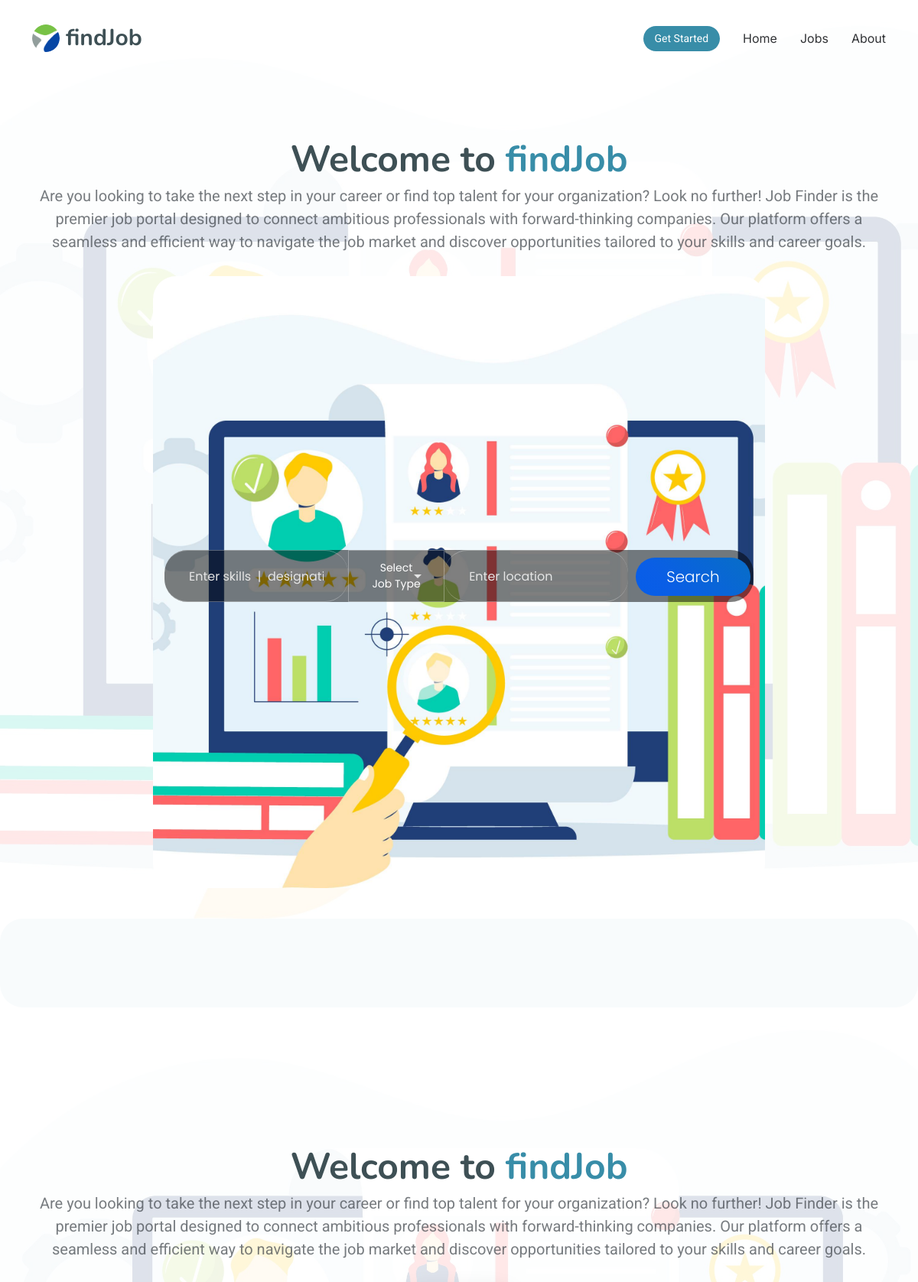
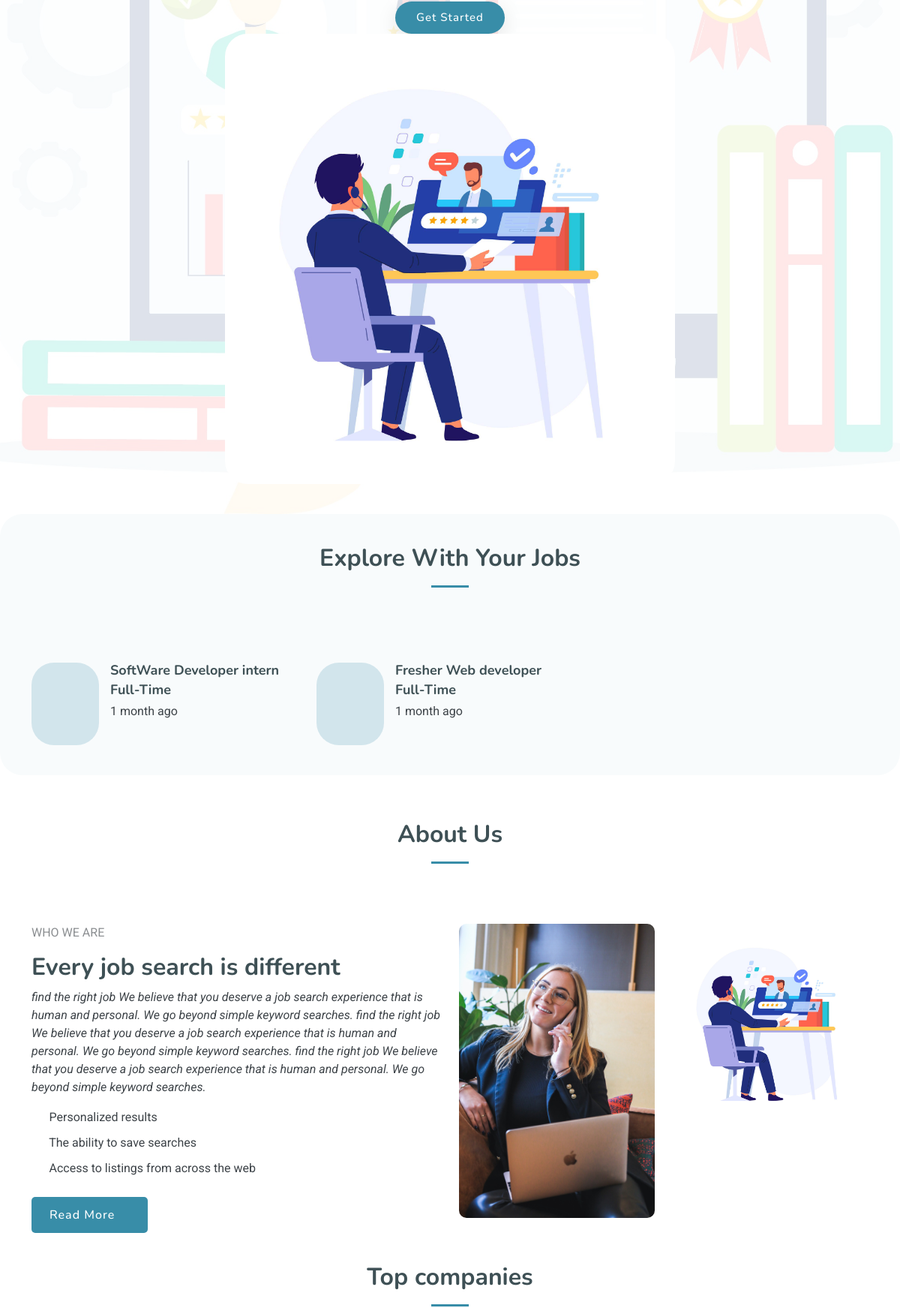
The page / (upper part) on the database its author committed (2 pictures, top to bottom).
### admincontrol/models.py (models this page shows, shortened)
class Head(models.Model):
    name = models.ManyToManyField(Menu,related_name='head_set')
    title = models.CharField(max_length=20,blank=True,null=True)
    logo_img = models.ImageField(upload_to='Header/',blank=True,null=True)
    updated_at = models.DateTimeField(auto_now=True)

class Menu(models.Model):
    menu_item = models.CharField(max_length=50,blank=True,null=True)
    menu_url = models.CharField(max_length=200,default='')
    updated_at = models.DateTimeField(auto_now=True)

class Section1(models.Model):
    description =models.TextField()
    img = models.ImageField(upload_to='Header/',blank=True,null=True)
    updated_at = models.DateTimeField(auto_now=True)

class Aboutus(models.Model):
    img= models.ManyToManyField(AddImg)
    title =models.CharField(max_length=200,blank=True,null=True)
    description =models.TextField()
    element1 = models.CharField(max_length=200,blank=True,null=True)
    element2 = models.CharField(max_length=200,blank=True,null=True)
    element3 = models.CharField(max_length=200,blank=True,null=True)
    updated_at = models.DateTimeField(auto_now=True)

class AddImg(models.Model):
    About_img = models.ImageField(upload_to='About/',blank=True,null=True)
    updated_at = models.DateTimeField(auto_now=True)

### Job/models.py (models this page shows, shortened)
class JobPost(models.Model):
    EXPERIENCE_CHOICES = [
        ('0-1', '0-1 years'),
        ('1-3', '1-3 years'),
        ('3-5', '3-5 years'),
        ('5-10', '5-10 years'),
        ('10+', '10+ years'),
    ]
    JOB_TYPE_CHOICES = [
        ('Full-Time', 'Full-Time'),
        ('Part-Time', 'Part-Time'),
        ('Internship', 'Internship'),
    ]
    user=models.ForeignKey(User,on_delete=models.CASCADE)
    company=models.ForeignKey(Company,on_delete=models.CASCADE,default='Select Your Company')
    skills = models.ManyToManyField(Skills_job, blank=True)
    title=models.CharField(max_length=255,blank=True, null=True)
    education=models.ForeignKey(Education,on_delete=models.CASCADE, default='Highest Qualification')
    salary=models.ForeignKey(SalaryRange,on_delete=models.CASCADE, default='10000-20000')
    overview =models.TextField(max_length=255,blank=True,null=True)
    location=models.CharField(max_length=255,blank=True,null=True)
    job_type =models.CharField(max_length=10,choices=JOB_TYPE_CHOICES,null=True, default='Full-Time')
    experience= models.CharField(max_length=5,choices=EXPERIENCE_CHOICES,null=True)
    is_active= models.BooleanField(default=True)
    timestamp=models.DateTimeField(auto_now_add=True)

### UserApplicant/views.py (the view)
# urls.py: path('', IndexView.as_view(), name='index'),
class IndexView(ListView):
    model = JobPost
    template_name = "admin/index.html"
    context_object_name = 'jobs'
    def get_queryset(self):
        return JobPost.objects.filter(selectedjob__isnull=False).distinct()
    def get_context_data(self, **kwargs):
            context = super().get_context_data(**kwargs)
            head = Head.objects.order_by('-updated_at').first()
            if head:
                context['head'] = {
                    'logo_img': head.logo_img.url,
                    'title': head.title
                }
                context['menu_items'] = head.name.all()
            section = Section1.objects.order_by('-updated_at').first()
            if section:
                context['section'] = {
                    'img': section.img.url,
                    'description': section.description
                }
            about = Aboutus.objects.order_by('-updated_at').first()
            if about:
                context['about'] = {
                    'title': about.title,
                    'description': about.description,
                    'element1': about.element1,
                    'element2': about.element2,
                    'element3': about.element3,
                }
                context['about_img'] = about.img.all()
            checklogo = Companylogo.objects.order_by('-updated_at')
            if checklogo.exists():
                context['checklogo'] =[]
                print(checklogo)
                for check in checklogo:
                    context['checklogo'].append(
                        {
                    'logo': check.logo.url,
                    'logo_name': check.logo_name,
                         }
                      )
            Feature = FeaturesTab1.objects.order_by('-updated_at').first()
            if Feature:
                context['Feature'] = {
                    'image': Feature.images,
                }
                context['title'] = Feature.subfeature.all()
            section4 = FeaturesTab2.objects.order_by('-updated_at').first()
            if section4:
                context['section4'] = {
                    'title': section4.title,
                    'description': section4.description,
                    'image': section4.image.url,
                }
            section5 = FeaturesTab3.objects.order_by('-updated_at').first()
            if section5:
                context['section5'] = {
                    'title': section5.title,
                    'description': section5.description,
                    'field': section5.field,
                    'image': section5.image.url,
                }
            service = Service.objects.order_by('-updated_at')
            if service.exists():
                context['service'] = []
                for ser in service:
                    context['service'].append({
                        'title': ser.title,
                        'description': ser.description,
                        'icons': ser.icons,
                    })
            contactpart = Contact_Main.objects.order_by('-created_at').first()
            if contactpart:
                context['contactpart'] = {
                    'address_title': contactpart.add_main.address ,
                    'ad_icon':contactpart.add_main.ad_icon ,
                    'contact_title': contactpart.cont_main.phone ,
                    'ad_icon1':contactpart.cont_main.ad_icon ,
                    'mail_title': contactpart.mail_main.email ,
                    'ad_icon3':contactpart.mail_main.ad_icon ,
                }
            frequently = Frequently_asked.objects.order_by('-updated_at').distinct()
            if frequently.exists():
                context['frequently'] = frequently
            return context

### admincontrol/models.py (called while the page is built)
    def __str__(self):
        if self.logo:
            return self.logo.url
        return "....."

    def __str__(self):
        return self.icon

### contact/models.py (called while the page is built)
    def __str__(self):
        return f'{self.name} - {self.subject}'

### templates/admin/index.html (shortened to what this page needs)
{% load static %}
{% load humanize %}
<html lang="en">
<head>
  <link href="https://cdn.jsdelivr.net/npm/sweetalert2@11/dist/sweetalert2.min.css" rel="stylesheet">
  <link href="{% static 'assets/vendor/bootstrap/css/bootstrap.min.css' %}" rel="stylesheet">
  <link href="{% static 'assets/vendor/bootstrap-icons/bootstrap-icons.css' %}" rel="stylesheet">
  <link href="{% static 'assets/vendor/aos/aos.css' %}" rel="stylesheet">
  <link href="{% static 'assets/vendor/glightbox/css/glightbox.min.css' %}" rel="stylesheet">
  <link href="{% static 'assets/vendor/swiper/swiper-bundle.min.css' %}" rel="stylesheet">
  <link href="{% static 'assets/css/main.css' %}" rel="stylesheet">
  <link href="{% static 'search/css/search.css' %}" rel="stylesheet">
</head>
<body class="index-page">
  <header id="header" class="header d-flex align-items-center fixed-top">
    <div class="container-fluid container-xl position-relative d-flex align-items-center">
<a href="/" class="logo d-flex align-items-center me-auto">
  <img src="{{ head.logo_img }}" alt="Site Logo" id="logo-img">
   <h1 class="sitename" id="site-title">{{ head.title }}</h1>
</a>
<nav id="navmenu" class="navmenu">
  <ul id="menu-items">
      {% for item in menu_items %}
          <li><a href="{{ item.menu_url }}">{{ item.menu_item }}</a></li>
      {% empty %}
          <li>No menu items available.</li>
      {% endfor %}
  </ul>
</nav>
      <a class="btn-getstarted" href="{% url "login_user" %}">Get Started</a>
    </div>
  </header>
  <main class="main">
    <section id="hero" class="hero section">
      <div class="container text-center">
        <div class="d-flex flex-column justify-content-center align-items-center">
          <h1 data-aos="fade-up">Welcome to <span>{{ head.title }}</span></h1>
          <p data-aos="fade-up" data-aos-delay="100">{{ section.description}}<br></p>
          <div class="s132">
            <form method="GET" id="search-form" action="{% url 'advancesearch' %}">
             {% include "admin/Advance_search.html" %}
            </form>
          </div>
        </div>
      </div>
    </section>
    <section id="featured-services" class="featured-services section light-background">
      <div class="container section-title" data-aos="fade-up" >
      </div>
    </section>
    <section id="hero" class="hero section">
      <div class="hero-bg">
        <img src="{% static 'search/images/searchnew.jpg' %}" alt="">
      </div>
      <div class="container text-center">
        <div class="d-flex flex-column justify-content-center align-items-center">
          <h1 data-aos="fade-up">Welcome to <span>{{ head.title }}</span></h1>
          <p data-aos="fade-up" data-aos-delay="100">{{ section.description}}<br></p>
          <div class="d-flex" data-aos="fade-up" data-aos-delay="200">
            <a href="{% url "login_user" %}" class="btn-get-started">Get Started</a>
          </div>
          <img src="{{ section.img}}" class="img-fluid hero-img" alt="" data-aos="zoom-out" data-aos-delay="300">
        </div>
      </div>
    </section>
    <section id="featured-services" class="featured-services section light-background">
      <div class="container section-title" data-aos="fade-up">
        <h2>Explore With Your Jobs</h2>
      </div>
      <div class="container">
        <div class="row gy-4">
          {% if jobs %}
          {% for job in jobs %}
          <div class="col-xl-4 col-lg-6" data-aos="fade-up" data-aos-delay="100">
            <div class="service-item d-flex">
              <div class="icon flex-shrink-0"><i class="bi bi-briefcase"></i></div>
              <div>
                <h4 class="title"><a href="{% url "login_user" %}" class="stretched-link">{{ job.title }}</a></h4>
                <h6 class="title"><a href="{% url "login_user" %}" class="stretched-link">{{ job.job_type }}</a></h6>
                <p class="">{{ job.timestamp|naturaltime }}</p>
              </div>
            </div>
          </div>
          {% endfor %}
          {% endif %}
        </div>
      </div>
    </section>
    <section id="about" class="about section">
      <div class="container section-title" data-aos="fade-up">
        <h2>About Us</h2>
      </div>
      <div class="container">
        <div class="row gy-4">
          <div class="col-lg-6 content" data-aos="fade-up" data-aos-delay="100">
            <p class="who-we-are">Who We Are</p>
            <h3>{{about.title}}</h3>
            <p class="fst-italic">
              {{ about.description }}
            </p>
            <ul>
              <li><i class="bi bi-check-circle"></i> <span>{{about.element1}}</span></li>
              <li><i class="bi bi-check-circle"></i> <span>{{about.element2}}</span></li>
              <li><i class="bi bi-check-circle"></i> <span>{{about.element3}}</span></li>
            </ul>
            <a href="#" class="read-more"><span>Read More</span><i class="bi bi-arrow-right"></i></a>
          </div>
          <div class="col-lg-6 about-images" data-aos="fade-up" data-aos-delay="200">
            <div class="row gy-4">
              {% for abo in about_img %}
              <div class="col-lg-6">
                <img src="{{ abo.About_img.url }}" class="img-fluid" alt="">
              </div>
              {% endfor %}
            </div>
          </div>
        </div>
      </div>
    </section>
    <section id="clients" class="clients section">
      <div class="container section-title" data-aos="fade-up">
        <h2>Top companies </h2>
      </div>
    </section>
  </main>
</body>
</html>

### templates/admin/Advance_search.html (shortened to what this page needs)
      <div class="inner-form">
        <div class="input-field second-wrap">
          <input id="search" type="text" name="search" placeholder="Enter skills  |  designation | company" />
        </div>
        <div class="input-field first-wrap">
          <div class="input-select">
            <select data-trigger="" id="job_type" name="job_type">
              <option value="" disabled selected>Select Job Type</option>
            </select>
          </div>
        </div>
        <div class="input-field second-wrap">
          <input id="search" type="text" name="location" placeholder="Enter location" />
        </div>
        <div class="input-field third-wrap">
          <button class="btn-search" type="submit">Search</button>
        </div>
      </div>

### templates/contact.html (shortened to what this page needs)
{% load static %}

### static/search/css/search.css (style rules this page uses)
html { line-height: 1.15; -ms-text-size-adjust: 100%; -webkit-text-size-adjust: 100%; }
body { margin: 0; }
article, aside, footer, header, nav, section { display: block; }
h1 { font-size: 2em; margin: 0.67em 0; }
figcaption, figure, main { display: block; }
a { background-color: transparent; -webkit-text-decoration-skip: objects; }
img { border-style: none; }
button, input, optgroup, select, textarea { font-family: sans-serif; font-size: 100%; line-height: 1.15; margin: 0; }
button, input { overflow: visible; }
button, select { text-transform: none; }
button, html [type="button"], [type="reset"], [type="submit"] { -webkit-appearance: button; }
html { height: 100%; }
.choices[data-type*="select-one"] .choices__input { display: block; width: 100%; padding: 10px; border-bottom: 1px solid #DDDDDD; background-color: #FFFFFF; margin: 0; }
.choices__input { display: inline-block; vertical-align: baseline; background-color: #f9f9f9; font-size: 14px; margin-bottom: 5px; border: 0; border-radius: 0; max-width: 100%; padding: 4px 0 4px 2px; }
input, button { font-family: 'Poppins', sans-serif; }
* { box-sizing: border-box; border-radius: 30px; }
.s132 { min-height: 100vh; width: 800px; display: -ms-flexbox; display: flex; -ms-flex-pack: center; justify-content: center; -ms-flex-align: center; align-items: center; font-family: 'Poppins', sans-serif; background: url("../images/searchnew.jpg"); background-size: cover; background-position: center center; padding: 15px; }
.s132 form { width: 100%; max-width: 790px; }
.s132 form .inner-form { background: rgba(0, 0, 0, 0.5); display: -ms-flexbox; display: flex; width: 100%; -ms-flex-pack: justify; justify-content: space-between; -ms-flex-align: center; align-items: center; }
.s132 form .inner-form .input-field { height: 68px; }
.s132 form .inner-form .input-field input { height: 100%; background: transparent; border: 0; display: block; width: 100%; padding: 10px 32px; font-size: 16px; color: #fff; }
.s132 form .inner-form .input-field.first-wrap { width: 200px; }
.s132 form .inner-form .input-field.second-wrap { -ms-flex-positive: 1; flex-grow: 1; }
.s132 form .inner-form .input-field.second-wrap input { border: 1px solid rgba(255, 255, 255, 0.3); border-left: 0; border-right: 0; }
.s132 form .inner-form .input-field.third-wrap { width: 164px; align-items: center; padding: 10px; }
.s132 form .inner-form .input-field.third-wrap .btn-search { font-weight: 300; height: 50px; width: 150px; white-space: nowrap; font-size: 20px; color: #fff; border: 0; cursor: pointer; position: relative; z-index: 0; border-radius: 30px; background: linear-gradient(45deg, #065de9 0%, #0a5ee6 28%, #086cca 91%, #1545ca 100%); }
.s132 form .inner-form .input-field.third-wrap .btn-search:before { border-radius: inherit; background: linear-gradient(45deg, #09d6cc 0%, #0bd3ee 28%, #07dbdb 91%, #0ff7e3 100%); content: ''; display: block; height: 100%; position: absolute; top: 0; left: 0; opacity: 0; width: 100%; z-index: -1; transition: all .2s ease-out, color .2s ease-out; }

### rows shown on the page
Head: title "findJob"
Menu: menu_item "Home"
Menu: menu_item "Jobs"
Menu: menu_item "About"
Section1: description "Are you looking to take the next step in your career or find top talent for your organization? Look no further! Job Finder is the premier job portal designed to connect ambitious professionals with forward-thinking companies. Our platform offers a seamless and efficient way to navigate the job market and discover opportunities tailored to your skills and career goals."
JobPost: title "SoftWare Developer intern", job_type "Full-Time", timestamp "1 month ago"
JobPost: title "Fresher Web developer", job_type "Full-Time", timestamp "1 month ago"
Aboutus: title "Every job search is different", description "find the right job We believe that you deserve a job search experience that is human and personal. We go beyond simple keyword searches. find the right job We believe that you deserve a job search experience that is human and personal. We go beyond simple keyword searches. find the right job We believe that you deserve a job search experience that is human and personal. We go beyond simple keyword searches.", element1 "Personalized results", element2 "The ability to save searches", element3 "Access to listings from across the web"
AddImg: About_img (picture)
AddImg: About_img (picture)
